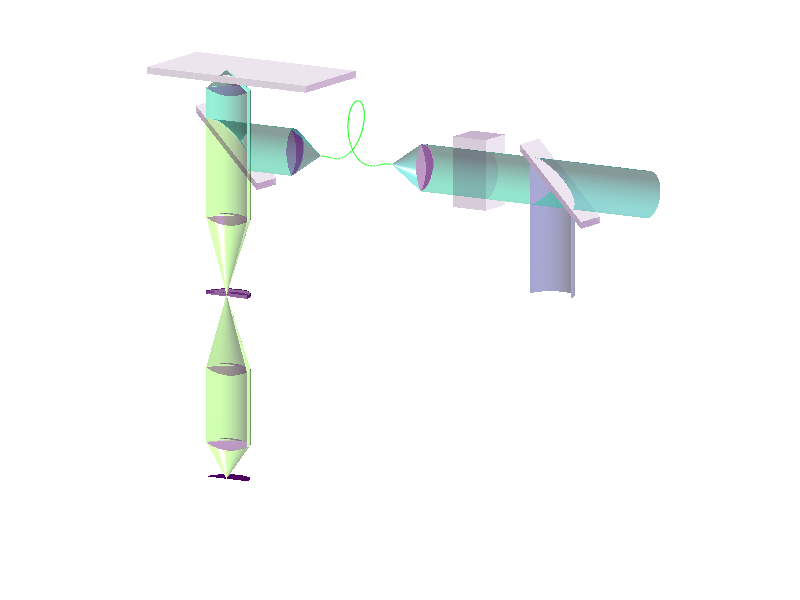

The MATLAB script that drew this image:
    % figure for 2color-2focus FCS

flag = 0;

close all
NA = 1.2;
chimax = asin(NA/1.333);
chi = (0:1e2)/100*chimax;
phi = pi/2 + (0:100)/200*2*pi;
foc = 200;
len = 2.1*foc*sin(chimax);

red = 0.8;
lighttransparency = 0.5;

d = 2;
len = 15*foc*sin(chimax);
height = 11*foc;
surf([0 len], [-len len], -foc*ones(2,2), zeros(2,2),'facealpha', 0.1) 
hold on
surf([0 0; len len], -len*ones(2,2), -foc*[1 d; 1 d], zeros(2,2),'facealpha', 0.3) 
surf(zeros(2,2), [-len -len; len len], -foc*[1 d; 1 d], zeros(2,2),'facealpha', 0.2)
theta0 = 0.8*chimax;
rad = foc*tan(theta0);
theta = asin(1.333*sin(theta0)/1.51);

% Light cone
surf([0; -rad]*cos(phi),[0; -rad]*sin(phi),[0; -foc]*ones(1,length(phi)),0.6*ones(2,length(phi)), 'facealpha', lighttransparency)
%surf([0; -3*rad]*cos(phi),[0; -3*rad]*sin(phi),[0; 3*foc]*ones(1,length(phi)),0.6*ones(2,length(phi)), 'facealpha', lighttransparency)

surf([-rad; -rad-tan(theta)*(d-1)*foc]*cos(phi),[-rad; -rad-tan(theta)*(d-1)*foc]*sin(phi),...
    [-foc; -d*foc]*ones(1,length(phi)),0.6*ones(2,length(phi)), 'facealpha', lighttransparency)
rad = rad+tan(theta)*(d-1)*foc;
surf([-rad; -rad-tan(theta0)*foc]*cos(phi), [-rad; -rad-tan(theta0)*foc]*sin(phi),...
    [-d*foc; -(d+1)*foc]*ones(1,length(phi)), 0.6*ones(2,length(phi)), 'facealpha', lighttransparency)
rad = rad+tan(theta0)*foc;
surf(-rad*[1;1]*cos(phi), -rad*[1;1]*sin(phi), [-(d+1)*foc*ones(1,length(phi)); -height-rad*sin(phi)], 0.6*ones(2,length(phi)), 'facealpha', lighttransparency)
surf(-rad*[1;1]*cos(phi), -rad*[1;1]*sin(phi), [-height-rad*sin(phi); -2*height*ones(1,length(phi))], 0.8*ones(2,length(phi)), 'facealpha', lighttransparency)
surf(-rad*[1;0]*cos(phi), -rad*[1;0]*sin(phi), [-2*height*ones(1,length(phi)); -3*height*ones(1,length(phi))], 0.8*ones(2,length(phi)), 'facealpha', lighttransparency)
surf(-rad*[0;1]*cos(phi), -rad*[0;1]*sin(phi), [-3*height*ones(1,length(phi)); -4*height*ones(1,length(phi))], 0.8*ones(2,length(phi)), 'facealpha', lighttransparency)
surf(-rad*[1;1]*cos(phi), -rad*[1;1]*sin(phi), [-4*height*ones(1,length(phi)); -5*height*ones(1,length(phi))], 0.8*ones(2,length(phi)), 'facealpha', lighttransparency)

len = 1.5*rad;
% Dichroic
surf(-rad*[1;1]*cos(phi), [-sin(phi)*rad; -height*ones(1,length(phi))], -height-rad*[1;1]*sin(phi), 0.6*ones(2,length(phi)), 'facealpha', lighttransparency)
surf([0 len], [-len len], -height-[1 1; -1 -1]*len, zeros(2,2),'facealpha', 0.1) 
surf([0 len], [-len len], -height-foc-[1 1; -1 -1]*len, zeros(2,2),'facealpha', 0.1)
surf([0 len; 0 len], -len*ones(2), -height-len+[-foc -foc; 0 0], zeros(2,2),'facealpha', 0.3) 
surf(zeros(2), -len*[1 -1; 1 -1], -height+[-foc-len -foc+len; -len +len], zeros(2,2),'facealpha', 0.3) 

% Laser beam combiner
surf([0 len], [-len len]-5*height, -height-[1 1; -1 -1]*len, zeros(2,2),'facealpha', 0.1) 
surf([0 len], [-len len]-5*height, -height-foc-[1 1; -1 -1]*len, zeros(2,2),'facealpha', 0.1)
surf([0 len; 0 len], -len*ones(2)-5*height, -height-len+[-foc -foc; 0 0], zeros(2,2),'facealpha', 0.3) 
surf(zeros(2), -len*[1 -1; 1 -1]-5*height, -height+[-foc-len -foc+len; -len +len], zeros(2,2),'facealpha', 0.3) 
surf(-rad*[1;1]*cos(phi), -5*height-rad*[1;1]*sin(phi), [-height-rad*sin(phi); -2.5*height*ones(1,length(phi))], 0.2*ones(2,length(phi)), 'facealpha', lighttransparency)
surf(-rad*[1;1]*cos(phi), [-5*height-rad*sin(phi); -6.5*height*ones(1,length(phi))], -height-rad*[1;1]*sin(phi), 0.5*ones(2,length(phi)), 'facealpha', lighttransparency)
surf(-rad*[1;1]*cos(phi), [-3*height*ones(1,length(phi)); -5*height-rad*sin(phi)], -height-rad*[1;1]*sin(phi), 0.6*ones(2,length(phi)), 'facealpha', lighttransparency)

% Phase modulator
%surf([0 len], [0 0]-3.5*height, -2*height-[1 1; -1 -1]*len, zeros(2,2),'facealpha', 0.1)
%surf([0:len/10:len]', [0 0]-3.5*height, -2*height-[1 1]'*linspace(1,-1,11)*len, zeros(2,11),'facealpha', 0.1)
surf([0 len], [0 0]-4*height, -height-[1 1; -1 -1]*len, zeros(2,2),'facealpha', 0.1)
surf([0:len/10:len]', [0 0]-4*height, -height-[1 1]'*linspace(1,-1,11)*len, zeros(2,11),'facealpha', 0.1)
surf(zeros(2,2), [-3.5 -3.5; -4 -4]*height, -height-[1 -1; 1 -1]*len, zeros(2,2),'facealpha', 0.2)
surf([0 0; len len], [-3.5 -4; -3.5 -4]*height, -height-[-1 -1; -1 -1]*len, zeros(2,2),'facealpha', 0.3)


% 1. Collimator Lens
rho = (0:50)'/50*rad;
lens = 1.5e3;
surf(-rho*cos(phi), -3*height-(sqrt(lens^2-rad^2)-sqrt(lens^2-rho.^2))*ones(1,length(phi)), -height-rho*sin(phi),  0*ones(length(rho),length(phi)), 'facealpha', 0.4)
surf(-rho*cos(phi), -3*height+(sqrt(lens^2-rad^2)-sqrt(lens^2-rho.^2))*ones(1,length(phi)), -height-rho*sin(phi), 0*ones(length(rho),length(phi)), 'facealpha', 0.4)
surf(-rad*[1;0]*cos(phi), -3*height+[0;5*foc]*ones(1,length(phi)), -height-rad*[1;0]*sin(phi), 0.5*ones(2,length(phi)), 'facealpha', lighttransparency)

% 2. Collimator Lens
rho = (0:50)'/50*rad;
lens = 1.5e3;
surf(-rho*cos(phi), -height-(sqrt(lens^2-rad^2)-sqrt(lens^2-rho.^2))*ones(1,length(phi)), -height-rho*sin(phi),  0*ones(length(rho),length(phi)), 'facealpha', 0.4)
surf(-rho*cos(phi), -height+(sqrt(lens^2-rad^2)-sqrt(lens^2-rho.^2))*ones(1,length(phi)), -height-rho*sin(phi), 0*ones(length(rho),length(phi)), 'facealpha', 0.4)
surf(-rad*[1;0]*cos(phi), -height-[0;5*foc]*ones(1,length(phi)), -height-rad*[1;0]*sin(phi), 0.5*ones(2,length(phi)), 'facealpha', lighttransparency)

% Waveguide
psi = (0:100)/100;
line(2.5*rad*sin(pi*psi).^4.*sin(2*pi*psi),-height-5*foc-(2*height-10*foc)*psi,-height-2.5*rad*sin(pi*psi).^4.*cos(2*pi*psi),'color','g')

% Objective
rho = (0:50)'/50*rad;
lens = 1.5e3;
surf(-rho*cos(phi), -rho*sin(phi), -(d+1)*foc-(sqrt(lens^2-rad^2)-sqrt(lens^2-rho.^2))*ones(1,length(phi)), 0*ones(length(rho),length(phi)), 'facealpha', 0.4)
surf(-rho*cos(phi), -rho*sin(phi), -(d+1)*foc+(sqrt(lens^2-rad^2)-sqrt(lens^2-rho.^2))*ones(1,length(phi)), 0*ones(length(rho),length(phi)), 'facealpha', 0.4)

% 1. Lens
rho = (0:50)'/50*rad;
lens = 1.5e3;
surf(-rho*cos(phi), -rho*sin(phi), -2*height-(sqrt(lens^2-rad^2)-sqrt(lens^2-rho.^2))*ones(1,length(phi)), 0*ones(length(rho),length(phi)), 'facealpha', 0.4)
surf(-rho*cos(phi), -rho*sin(phi), -2*height+(sqrt(lens^2-rad^2)-sqrt(lens^2-rho.^2))*ones(1,length(phi)), 0*ones(length(rho),length(phi)), 'facealpha', 0.4)

% 2. Lens
rho = (0:50)'/50*rad;
lens = 1.5e3;
surf(-rho*cos(phi), -rho*sin(phi), -4*height-(sqrt(lens^2-rad^2)-sqrt(lens^2-rho.^2))*ones(1,length(phi)), 0*ones(length(rho),length(phi)), 'facealpha', 0.4)
surf(-rho*cos(phi), -rho*sin(phi), -4*height+(sqrt(lens^2-rad^2)-sqrt(lens^2-rho.^2))*ones(1,length(phi)), 0*ones(length(rho),length(phi)), 'facealpha', 0.4)

% 3. Lens
rho = (0:50)'/50*rad;
lens = 1.5e3;
surf(-rho*cos(phi), -rho*sin(phi), -5*height-(sqrt(lens^2-rad^2)-sqrt(lens^2-rho.^2))*ones(1,length(phi)), 0*ones(length(rho),length(phi)), 'facealpha', 0.4)
surf(-rho*cos(phi), -rho*sin(phi), -5*height+(sqrt(lens^2-rad^2)-sqrt(lens^2-rho.^2))*ones(1,length(phi)), 0*ones(length(rho),length(phi)), 'facealpha', 0.4)

% Detectors
surf(-rad*[1;0]*cos(phi), -rad*[1;0]*sin(phi), -5*height-[0;5*foc]*ones(1,length(phi)), 0.8*ones(2,length(phi)), 'facealpha', lighttransparency)
%surf(-rad*[1;0]*cos(phi), height+[0;5*foc]*ones(1,length(phi)), -5*height-rad*[1;0]*sin(phi), 0.8*ones(2,length(phi)), 'facealpha', lighttransparency)
surf(-rad*[1;0]*cos(phi), -rad*[1;0]*sin(phi), -5*height-5*foc*ones(2,length(phi)), 0.*ones(2,length(phi)))
%surf(-rad*[0.4;0]*cos(phi), height+5*foc*ones(2,length(phi)), -6*height-rad*[0.4;0]*sin(phi), 0.*ones(2,length(phi)))

% Pinhole
surf(-[rad;100]*cos(phi), -[rad;100]*sin(phi), -foc/4-3*height*ones(2,length(phi)), 0.*ones(2,length(phi)), 'facealpha', 0.6)
surf(-[rad;100]*cos(phi), -[rad;100]*sin(phi), foc/4-3*height*ones(2,length(phi)), 0.*ones(2,length(phi)), 'facealpha', 0.6)
surf(-[rad;rad]*cos(phi), -[rad;rad]*sin(phi), [foc/4;-foc/4]*ones(1,length(phi))-3*height, 0.*ones(2,length(phi)), 'facealpha', 0.8)

% [x,y,z] = sphere(50);
% surf(30*x,30*y,30*z,zeros(size(x)));

hold off

caxis([0 1])
shading interp
axis image
axis off
view([-58 11])
material shiny
camlight
camlight
